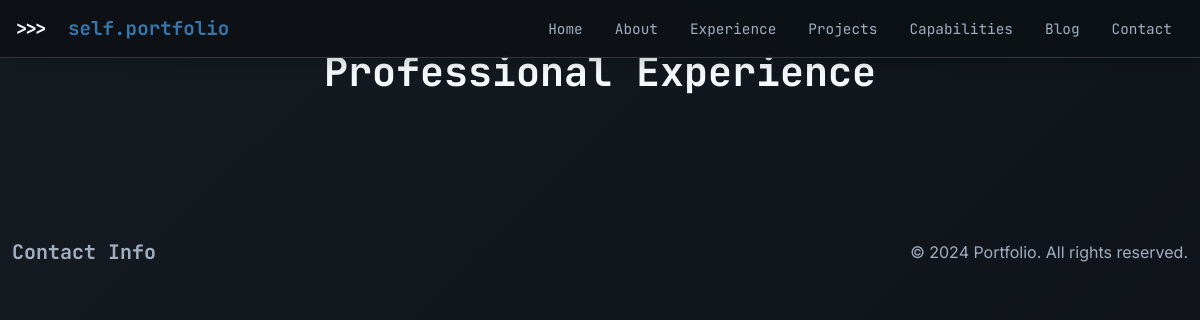
The page /experience/ on the database as committed earlier.
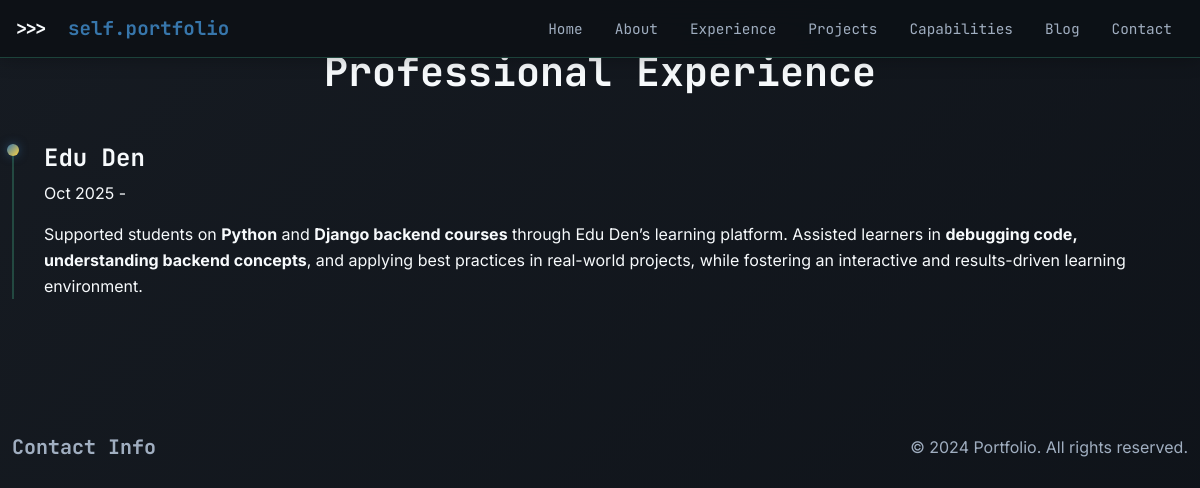
The same page on the database as committed later.
### portfolio_app/models.py (models this page shows, shortened)
class Experience(models.Model):
    job_title = models.CharField(max_length=200)
    company = models.CharField(max_length=200)
    start_date = models.DateField()
    end_date = models.DateField(blank=True, null=True)
    description = RichTextField()
    technologies = models.CharField(max_length=500, help_text="Comma-separated technologies")
    display_order = models.PositiveIntegerField(default=0)
    created_at = models.DateTimeField(auto_now_add=True)
    updated_at = models.DateTimeField(auto_now=True)
    class Meta:
        ordering = ['-start_date']

### portfolio_app/views.py (the view)
# urls.py: path('experience/', experience_timeline, name='experience'),
def experience_timeline(request):
    experiences = Experience.objects.all()
    return render(request, 'experience.html', {
        'experiences': experiences,
    })

### Templates/experience.html (shortened to what this page needs)
{% extends 'base.html' %}
{% block content %}
<section class="py-5">
    <div class="container">
        <h1 class="text-center mb-5">Professional Experience</h1>
        <div class="timeline">
            {% for experience in experiences %}
            <div class="timeline-item">
                <div class="timeline-content">
                    <h4>{{ experience.company }}</h4>
                    <p class="text-muted">
                        {{ experience.start_date|date:"M Y" }} - {% if experience.is_current %}Present{% else %}{{ experience.end_date|date:"M Y" }}{% endif %}
                    </p>
                    <div>{{ experience.description|safe }}</div>
                </div>
            </div>
            {% endfor %}
        </div>
    </div>
</section>
{% endblock %}

Rows that differ between the two databases and show on the page:
added Experience: company "Edu Den", start_date "Oct 2025", description "Supported students on Python and Django backend courses through Edu Den’s learning platform. Assisted learners in debugging code, understanding backend concepts , and applying best practices in real-world projects, while fostering an interactive and results-driven learning environment."
